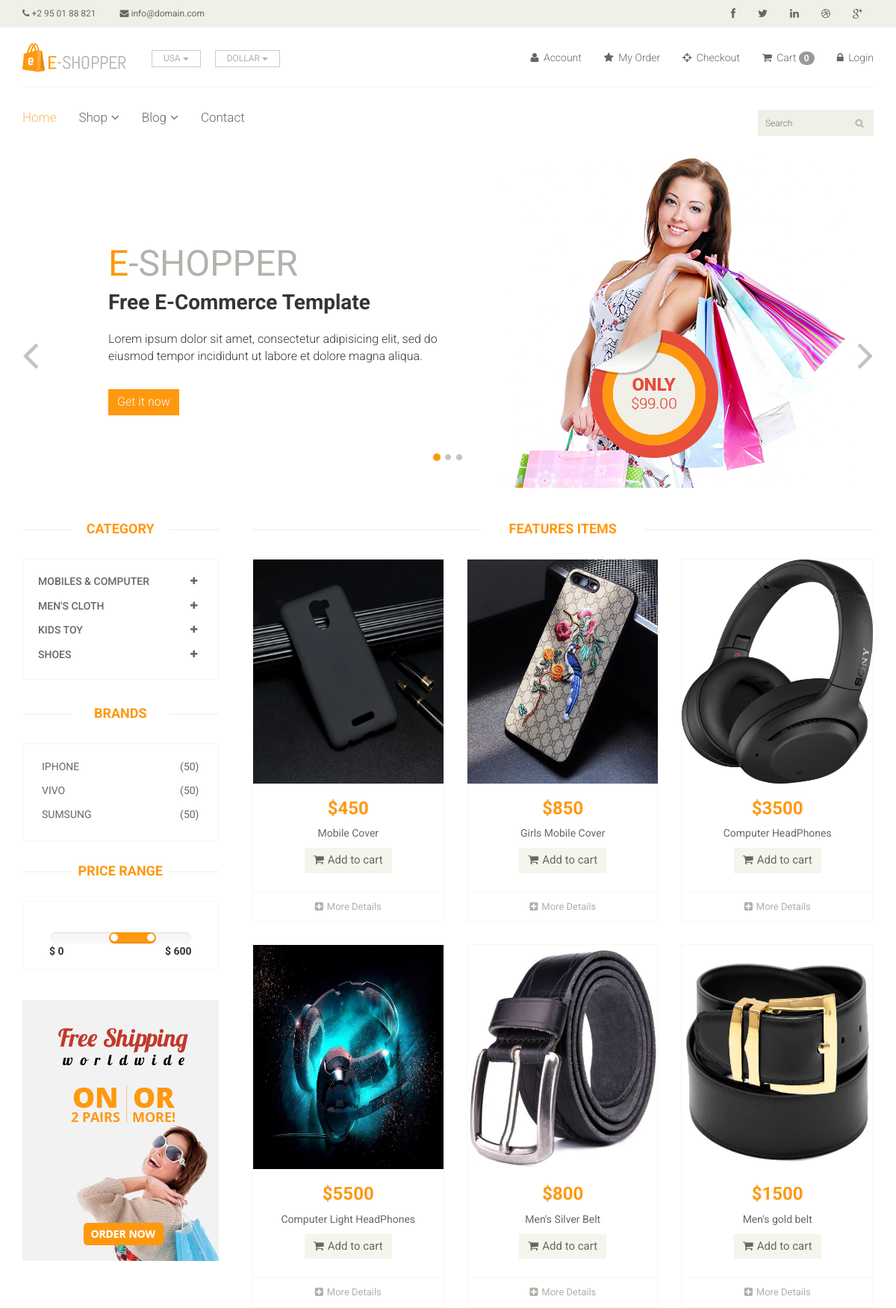
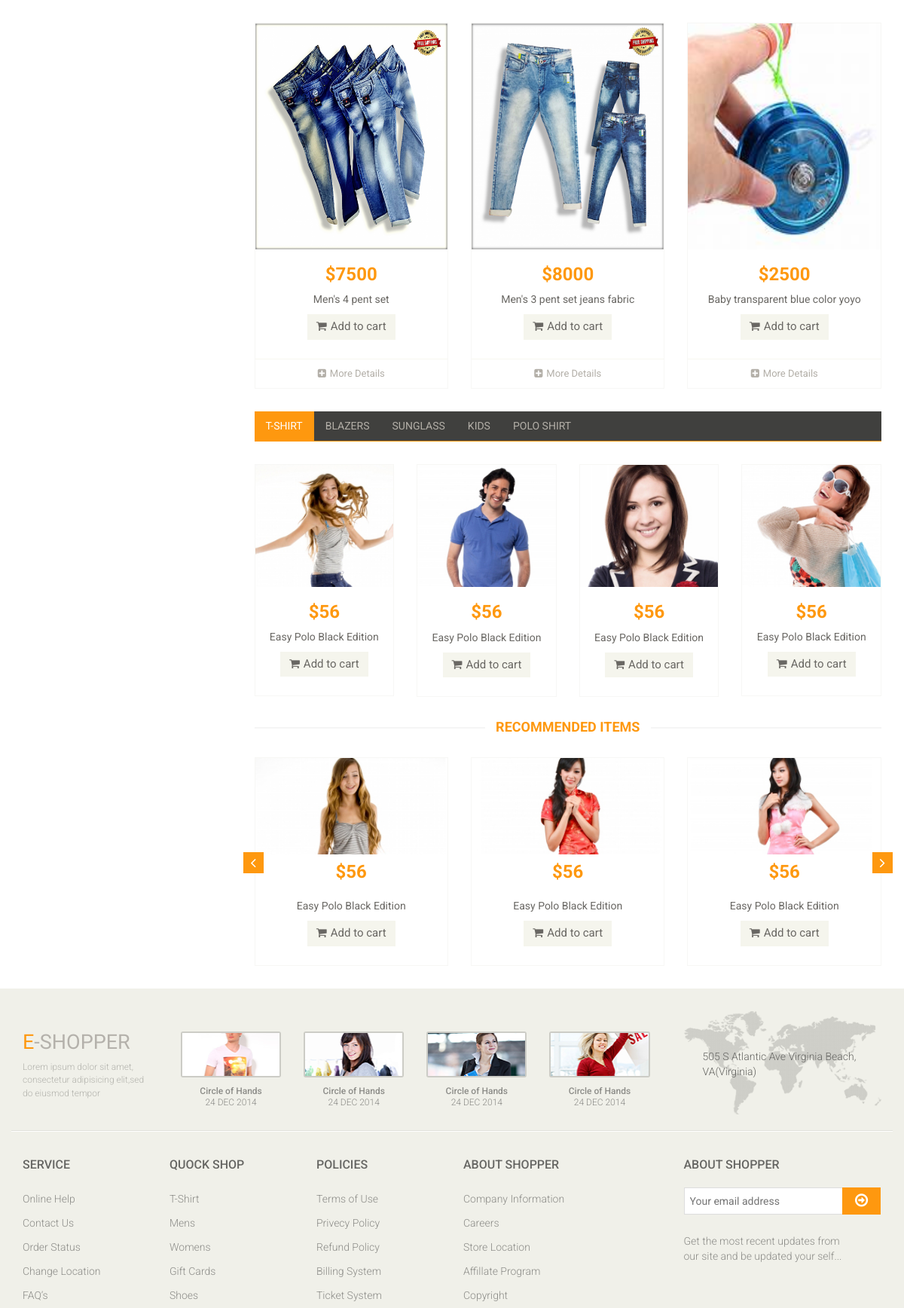
The page / (upper part) on the database its author committed (2 pictures, top to bottom).
### app/models.py (models this page shows, shortened)
class Categories(models.Model):
    Name = models.CharField(max_length=255)

class Brand(models.Model):
    name = models.CharField(max_length=200)

class Product(models.Model):
    Availability = (('In Stock', 'In Stock'),('Out Of Stock', 'Out Of Stock'))
    image = models.ImageField(upload_to='Ecom/Pimg')
    name = models.CharField(max_length=255)
    price = models.IntegerField()
    category = models.ForeignKey(Categories, on_delete=models.CASCADE, null=False, default='')
    subCategory = models.ForeignKey(SubCategory, on_delete=models.CASCADE, null=False, default='')
    brand = models.ForeignKey(Brand, on_delete=models.CASCADE, null=True)
    Availability = models.CharField( choices=Availability , null=True ,max_length=100)
    date = models.DateField(auto_now_add=True)

### ecom/views.py (the view)
# urls.py: 2. Add a URL to urlpatterns:  path('', Home.as_view(), name='home')
def Home(request):
    categories = Categories.objects.all()
    brand = Brand.objects.all()
    categoryID = request.GET.get('category')
    brandid = request.GET.get('brand')
    if categoryID:
        product = Product.objects.filter(subCategory = categoryID).order_by('-id')
    elif brandid:
        product = Product.objects.filter(brand = brandid).order_by('-id')
    else:
        product = Product.objects.all()[:9]
    data = {
        'categories':categories,
        'product':product,
        'brand':brand,
    }
    return render(request, 'index.html', data)

### templates/index.html (shortened to what this page needs)
{% extends 'base.html' %}
{% block 'content' %}
	<section id="slider">
		<div class="container">
			<div class="row">
				<div class="col-sm-12">
					<div id="slider-carousel" class="carousel slide" data-ride="carousel">
						<ol class="carousel-indicators">
							<li data-target="#slider-carousel" data-slide-to="0" class="active"></li>
							<li data-target="#slider-carousel" data-slide-to="1"></li>
							<li data-target="#slider-carousel" data-slide-to="2"></li>
						</ol>
						<div class="carousel-inner">
							<div class="item active">
								<div class="col-sm-6">
									<h1><span>E</span>-SHOPPER</h1>
									<h2>Free E-Commerce Template</h2>
									<p>Lorem ipsum dolor sit amet, consectetur adipisicing elit, sed do eiusmod tempor incididunt ut labore et dolore magna aliqua. </p>
									<button type="button" class="btn btn-default get">Get it now</button>
								</div>
								<div class="col-sm-6">
									<img src="/static/images/home/girl1.jpg" class="girl img-responsive" alt="" />
									<img src="/static/images/home/pricing.png"  class="pricing" alt="" />
								</div>
							</div>
						</div>
						<a href="#slider-carousel" class="left control-carousel hidden-xs" data-slide="prev">
							<i class="fa fa-angle-left"></i>
						</a>
						<a href="#slider-carousel" class="right control-carousel hidden-xs" data-slide="next">
							<i class="fa fa-angle-right"></i>
						</a>
					</div>
				</div>
			</div>
		</div>
	</section>
	<section>
		<div class="container">
			<div class="row">
				<div class="col-sm-3">
					<div class="left-sidebar">
						<h2>Category</h2>
						<div class="panel-group category-products" id="accordian">
							{% for category in categories %}
								<div class="panel panel-default">
									<div class="panel-heading">
										<h4 class="panel-title">
											<a data-toggle="collapse" data-parent="#accordian" href="#s{{ category.id }}">
												<span class="badge pull-right"><i class="fa fa-plus"></i></span>
												{{ category.Name }}
											</a>
										</h4>
									</div>
								</div>
							{% endfor %}
						</div>
						<div class="brands_products">
							<h2>Brands</h2>
							<div class="brands-name">
								<ul class="nav nav-pills nav-stacked">
									{% for i in brand %}
									<li><a href="/?brand={{i.id}}"> <span class="pull-right">(50)</span>{{i.name}}</a></li>
									{% endfor %}
								</ul>
							</div>
						</div>
						<div class="price-range">
							<h2>Price Range</h2>
							<div class="well text-center">
								 <input type="text" class="span2" value="" data-slider-min="0" data-slider-max="600" data-slider-step="5" data-slider-value="[250,450]" id="sl2" ><br />
								 <b class="pull-left">$ 0</b> <b class="pull-right">$ 600</b>
							</div>
						</div>
						<div class="shipping text-center">
							<img src="/static/images/home/shipping.jpg" alt="" />
						</div>
					</div>
				</div>
				<div class="col-sm-9 padding-right">
					<div class="features_items">
						<h2 class="title text-center">Features Items</h2>
						{% for pro in product %}
						<div class="col-sm-4">
							<div class="product-image-wrapper">
								<div class="single-products">
										<div class="productinfo text-center">
											<img src="{{pro.image}}" alt="" height="300px"/>
											<h2>${{pro.price}}</h2>
											<p>{{pro.name}}</p>
											<a href="{% url 'cart_add' pro.id %}" class="btn btn-default add-to-cart"><i class="fa fa-shopping-cart"></i>Add to cart</a>
										</div>
										<div class="product-overlay">
											<div class="overlay-content">
											</div>
										</div>
								</div>
								<div class="choose">
									<ul class="nav nav-pills nav-justified">
										<li><a href="/productdetails/{{pro.id}}"><i class="fa fa-plus-square"></i>More Details</a></li>
									</ul>
								</div>
							</div>
						</div>
						{% endfor %}
					</div>
					<div class="category-tab">
						<div class="col-sm-12">
							<ul class="nav nav-tabs">
								<li class="active"><a href="#tshirt" data-toggle="tab">T-Shirt</a></li>
								<li><a href="#blazers" data-toggle="tab">Blazers</a></li>
								<li><a href="#sunglass" data-toggle="tab">Sunglass</a></li>
								<li><a href="#kids" data-toggle="tab">Kids</a></li>
								<li><a href="#poloshirt" data-toggle="tab">Polo shirt</a></li>
							</ul>
						</div>
						<div class="tab-content">
							<div class="tab-pane fade active in" id="tshirt" >
								<div class="col-sm-3">
									<div class="product-image-wrapper">
										<div class="single-products">
											<div class="productinfo text-center">
												<img src="/static/images/home/gallery1.jpg" alt="" />
												<h2>$56</h2>
												<p>Easy Polo Black Edition</p>
												<a href="#" class="btn btn-default add-to-cart"><i class="fa fa-shopping-cart"></i>Add to cart</a>
											</div>
										</div>
									</div>
								</div>
								<div class="col-sm-3">
									<div class="product-image-wrapper">
										<div class="single-products">
											<div class="productinfo text-center">
												<img src="/static/images/home/gallery2.jpg" alt="" />
												<h2>$56</h2>
												<p>Easy Polo Black Edition</p>
												<a href="#" class="btn btn-default add-to-cart"><i class="fa fa-shopping-cart"></i>Add to cart</a>
											</div>
										</div>
									</div>
								</div>
								<div class="col-sm-3">
									<div class="product-image-wrapper">
										<div class="single-products">
											<div class="productinfo text-center">
												<img src="/static/images/home/gallery3.jpg" alt="" />
												<h2>$56</h2>
												<p>Easy Polo Black Edition</p>
												<a href="#" class="btn btn-default add-to-cart"><i class="fa fa-shopping-cart"></i>Add to cart</a>
											</div>
										</div>
									</div>
								</div>
								<div class="col-sm-3">
									<div class="product-image-wrapper">
										<div class="single-products">
											<div class="productinfo text-center">
												<img src="/static/images/home/gallery4.jpg" alt="" />
												<h2>$56</h2>
												<p>Easy Polo Black Edition</p>
												<a href="#" class="btn btn-default add-to-cart"><i class="fa fa-shopping-cart"></i>Add to cart</a>
											</div>
										</div>
									</div>
								</div>
							</div>
						</div>
					</div>
					<div class="recommended_items">
						<h2 class="title text-center">recommended items</h2>
						<div id="recommended-item-carousel" class="carousel slide" data-ride="carousel">
							<div class="carousel-inner">
								<div class="item active">
									<div class="col-sm-4">
										<div class="product-image-wrapper">
											<div class="single-products">
												<div class="productinfo text-center">
													<img src="/static/images/home/recommend1.jpg" alt="" />
													<h2>$56</h2>
													<p>Easy Polo Black Edition</p>
													<a href="#" class="btn btn-default add-to-cart"><i class="fa fa-shopping-cart"></i>Add to cart</a>
												</div>
											</div>
										</div>
									</div>
									<div class="col-sm-4">
										<div class="product-image-wrapper">
											<div class="single-products">
												<div class="productinfo text-center">
													<img src="/static/images/home/recommend2.jpg" alt="" />
													<h2>$56</h2>
													<p>Easy Polo Black Edition</p>
													<a href="#" class="btn btn-default add-to-cart"><i class="fa fa-shopping-cart"></i>Add to cart</a>
												</div>
											</div>
										</div>
									</div>
									<div class="col-sm-4">
										<div class="product-image-wrapper">
											<div class="single-products">
												<div class="productinfo text-center">
													<img src="/static/images/home/recommend3.jpg" alt="" />
													<h2>$56</h2>
													<p>Easy Polo Black Edition</p>
													<a href="#" class="btn btn-default add-to-cart"><i class="fa fa-shopping-cart"></i>Add to cart</a>
												</div>
											</div>
										</div>
									</div>
								</div>
							</div>
								<a class="left recommended-item-control" href="#recommended-item-carousel" data-slide="prev">
								<i class="fa fa-angle-left"></i>
								</a>
								<a class="right recommended-item-control" href="#recommended-item-carousel" data-slide="next">
								<i class="fa fa-angle-right"></i>
								</a>
						</div>
					</div>
				</div>
			</div>
		</div>
	</section>
{% endblock %}

### rows shown on the page
Categories: Name "MOBILES & COMPUTER"
Categories: Name "MEN'S CLOTH"
Categories: Name "KIDS TOY"
Categories: Name "SHOES"
Brand: name "IPHONE"
Brand: name "VIVO"
Brand: name "SUMSUNG"
Product: image (picture), price "450", name "Mobile Cover"
Product: image (picture), price "850", name "Girls Mobile Cover"
Product: image (picture), price "3500", name "Computer HeadPhones"
Product: image (picture), price "5500", name "Computer Light HeadPhones"
Product: image (picture), price "800", name "Men's Silver Belt"
Product: image (picture), price "1500", name "Men's gold belt"
Product: image (picture), price "7500", name "Men's 4 pent set"
Product: image (picture), price "8000", name "Men's 3 pent set jeans fabric"
Product: image (picture), price "2500", name "Baby transparent blue color yoyo"

### other values the page prints
{{ request.session.cart|length }} "0"
